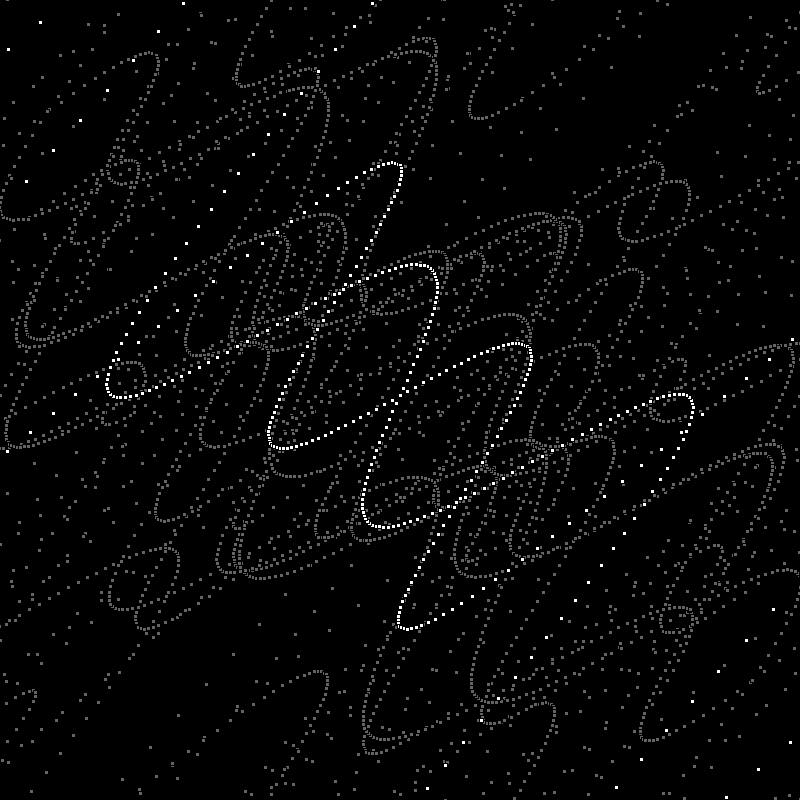
Frame 1 (no input)
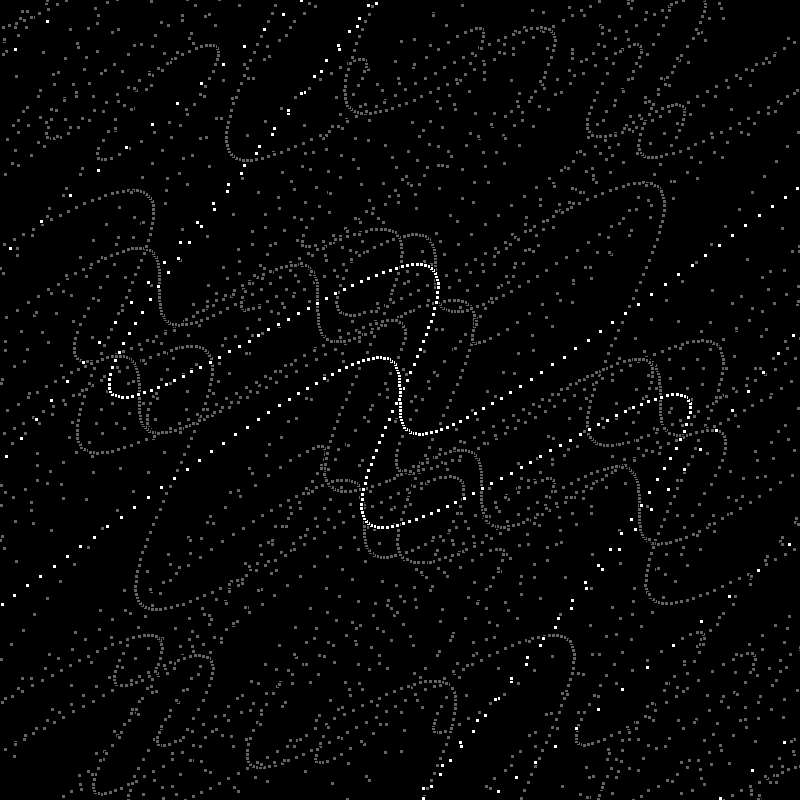
Frame 60 (the mouse pressed at the canvas centre just before this capture)
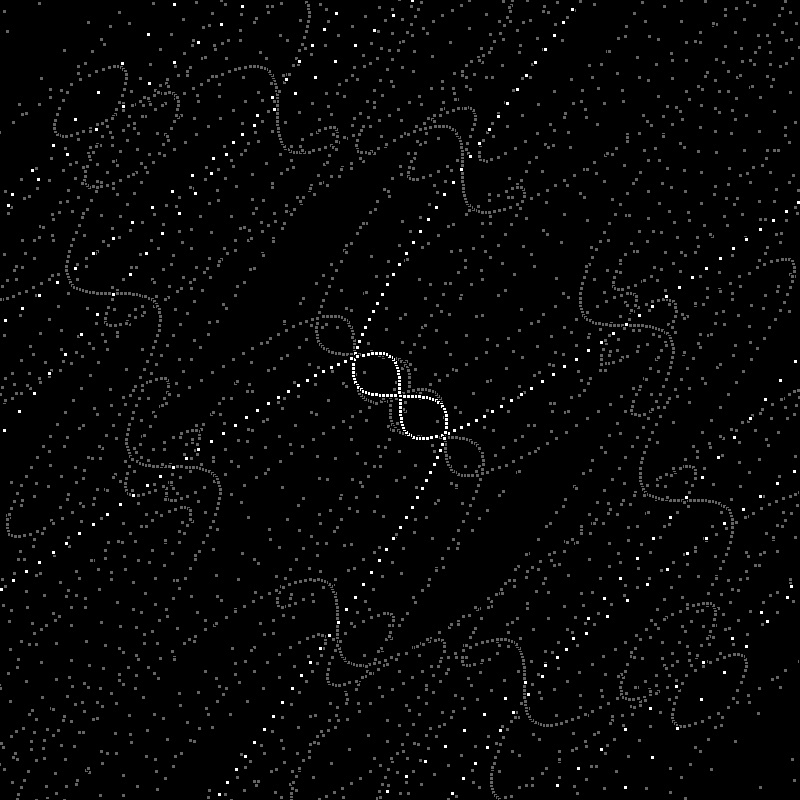
Frame 120 (the mouse held since frame 60 and released just before this capture)

The Processing sketch that drew these frames (run headless with seeded random() and noise(); from frame 60 on, the mouse is pressed at the canvas centre):

// Processing sketch: nonlinear
// ── nonlinear.pde
int SIZE_MULT = 80;
int WIDTH = 10;
int HEIGHT = WIDTH;

int LOWER = WIDTH * -1;
int UPPER = WIDTH * 1;
float DELTA = 0.05;

color COL_BACKGROUND = color(0, 0, 0);
color COL_FOREGROUND = color(255, 255, 255);

void setup(){
  frameRate(20);
  surface.setSize(WIDTH * SIZE_MULT, HEIGHT * SIZE_MULT);
}

PVector matmul(float a, float b, float c, float d, float x, float y){
  return new PVector(a*x + b*y, c*x + d*y);
}

PVector rotmatmul(float theta, float x, float y){
  // define matrix
  float a,b,c,d;
  a = cos(theta) + cos(x); b = -sin(theta) + cos(y);
  c = sin(theta) + cos(x); d = cos(theta) + cos(y);
  
  return matmul(a,b,c,d,x,y);
}

PVector f(float x, float y){
  return rotmatmul(millis()*0.0005, x, y);
}

void plot(float x, float y, color col, float size){
  fill(col);
  rect((x - size/2)*SIZE_MULT, (y + size/2)*SIZE_MULT, size*SIZE_MULT, size*SIZE_MULT);
}

void plot(float x, float y, color col){
  plot(x, y, col, 0.05);
}

void plot(PVector point, color col){
  plot(point.x, point.y, col);
}

void draw_grid(){
  // draw grid
  for(float t = LOWER; t < UPPER; t += 1){
    if (t == 0) continue;
    
    for(float s = LOWER; s < UPPER; s += DELTA){
      plot(f(s, t), 100);
      plot(f(t, s), 100);
    }
  }
  
  // draw axes
  for(float t = LOWER; t < UPPER; t += DELTA){
    plot(f(0, t), 255);
    plot(f(t, 0), 255);
  }
}


void draw(){
  scale(1, -1);
  translate(width/2, -height/2);
  background(0);
  
  draw_grid();
  //plot(0, 0, 255, 1);
}
